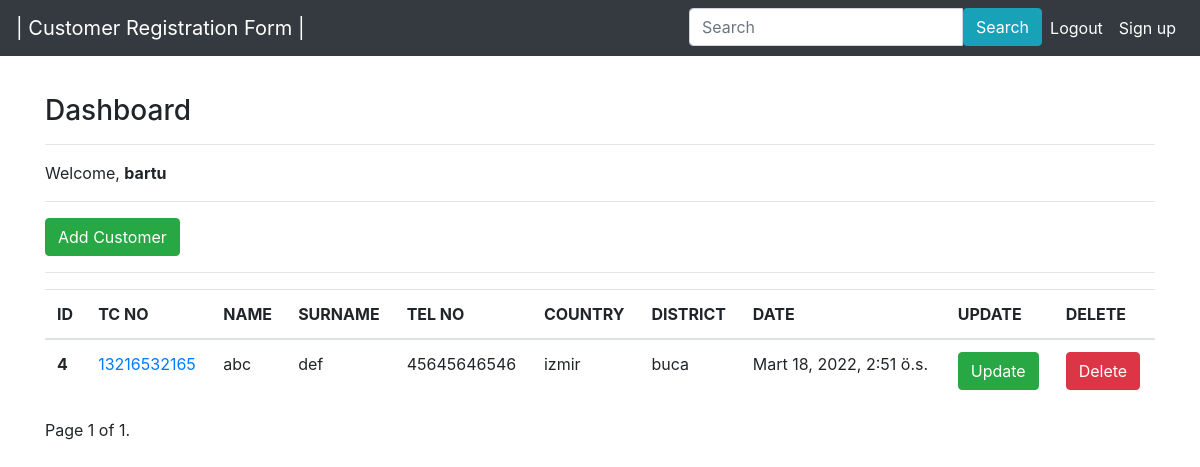
The app's page / (signed in) with its own data.
### customer/models.py (models this page shows, shortened)
class Customer(models.Model):
  user = models.ForeignKey('auth.User', on_delete=models.CASCADE,verbose_name='User')
  tc = models.CharField(verbose_name='Tc no',max_length=11, unique=True)
  name = models.CharField(max_length=50, verbose_name='Name')
  surname = models.CharField(max_length=50, verbose_name='Surname')
  phone = models.CharField(verbose_name='Tel no', max_length=11)
  city = models.CharField(max_length=50, verbose_name='Country')
  district = models.CharField(max_length=50, verbose_name='district')
  created_date = models.DateTimeField(auto_now_add=True, verbose_name='created date')

### customer/views.py (the view, shortened to what this page needs)
# urls.py: path('', views.index, name='index'),
@login_required(login_url="user:login")
def index(request):
    customers = Customer.objects.filter(user=request.user)
    query = request.GET.get('q')
    paginator = Paginator(customers, 25)
    page = request.GET.get('page')
    try:
        customers = paginator.page(page)
    except PageNotAnInteger:
        customers = paginator.page(1)
    except EmptyPage:
        customers = paginator.page(paginator.num_pages)
    return render(request, 'index.html', {'customers': customers})

### templates/index.html (shortened to what this page needs)
{% extends 'layout.html' %}
{% block body %}
<br>
<h3>Dashboard</h3>
<hr>
<p>
  Welcome, <strong>{{request.user.username}}</strong>
</p>
<hr>
<a class="btn btn-success " href="/addcustomer">Add Customer</a>
<hr>
{% if customers %}
<table class="table">
  <thead class="thead">
    <tr>
      <th scope="col">ID</th>
      <th scope="col">TC NO</th>
      <th scope="col">NAME</th>
      <th scope="col">SURNAME</th>
      <th scope="col">TEL NO</th>
      <th scope="col">COUNTRY</th>
      <th scope="col">DISTRICT</th>
      <th scope="col">DATE</th>
      <th scope="col">UPDATE</th>
      <th scope="col">DELETE</th>
    </tr>
  </thead>
  <tbody>
    {% for customer in customers %}
    <tr>
      <th scope="row">{{customer.id}}</th>
      <td><a href="detail/{{customer.id}}">{{customer.tc}}</a></td>
      <td>{{customer.name}}</td>
      <td>{{customer.surname}}</td>
      <td>{{customer.phone}}</td>
      <td>{{customer.city}}</td>
      <td>{{customer.district}}</td>
      <td>{{customer.created_date}}</td>
      <td><a href="/update/{{customer.id}}" class="btn btn-success">Update</a></td>
      <td><a href="/delete/{{customer.id}}" class="btn btn-danger">Delete</a></td>
    </tr>
    {% endfor %}
  </tbody>
</table>
{% else %}
<div class="alert alert-danger">
  Nothing...
</div>
{% endif %}
<div class="pagination">
  <span class="step-links">
    <span class="current">
      Page {{ customers.number }} of {{ customers.paginator.num_pages }}.
    </span>
  </span>
</div>
{% endblock body %}

### records on screen
Customer: id "4", tc "13216532165", name "abc", surname "def", phone "45645646546", city "izmir", district "buca", created_date "Mart 18, 2022, 2:51 ö.s."

### other values on screen
{{ request.user.username }} "bartu"
{{ customers.number }} "1"
{{ customers.paginator.num_pages }} "1"
